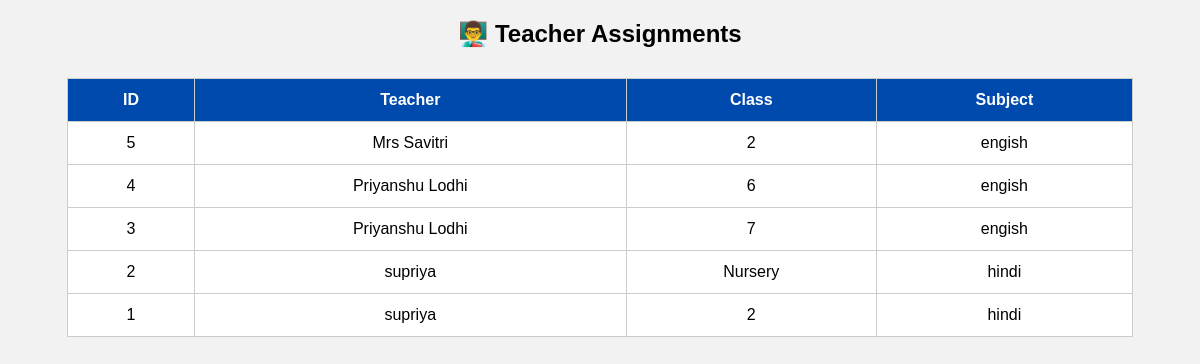
/view-assignments.php, run on the app's committed database.
### tables this page shows
CREATE TABLE `teacher_assignments` (
  `id` int(11) NOT NULL,
  `teacher_id` int(11) NOT NULL,
  `class` varchar(20) NOT NULL,
  `subject_id` int(11) NOT NULL,
  `is_class_teacher` tinyint(1) NOT NULL DEFAULT '0'
);

CREATE TABLE `teachers` (
  `id` int(11) NOT NULL,
  `name` varchar(100) DEFAULT NULL,
  `subject` varchar(100) DEFAULT NULL,
  `mobile` varchar(15) DEFAULT NULL,
  `email` varchar(100) DEFAULT NULL,
  `password` varchar(100) DEFAULT NULL
);

CREATE TABLE `subjects` (
  `id` int(11) NOT NULL,
  `subject_name` varchar(100) DEFAULT NULL,
  `subject_code` varchar(50) DEFAULT NULL
);

### view-assignments.php (the view, shortened to what this page needs)
<?php
include "connection.php";
$sql = "SELECT
            teacher_assignments.id,
            teachers.name AS teacher_name,
            teacher_assignments.class,
            subjects.subject_name
        FROM teacher_assignments
        JOIN teachers
        ON teacher_assignments.teacher_id = teachers.id
        JOIN subjects
        ON teacher_assignments.subject_id = subjects.id
        ORDER BY teacher_assignments.id DESC";
$result = mysqli_query($conn, $sql);
?>
<!DOCTYPE html>
<html>
<head>
</head>
<body>
<h2>👨‍🏫 Teacher Assignments</h2>
<table>
<tr>
    <th>ID</th>
    <th>Teacher</th>
    <th>Class</th>
    <th>Subject</th>
</tr>
<?php
while($row = mysqli_fetch_assoc($result))
{
?>
<tr>
<td>
<?php echo $row['id']; ?>
</td>
<td>
<?php echo $row['teacher_name']; ?>
</td>
<td>
<?php echo $row['class']; ?>
</td>
<td>
<?php echo $row['subject_name']; ?>
</td>
</tr>
<?php
}
?>
</table>
</body>
</html>

### view-assignments.php (style rules this page uses)
body { font-family:Arial; background:#f2f2f2; }
h2 { text-align:center; }
table { width:90%; margin:30px auto; border-collapse:collapse; background:white; }
th,td { border:1px solid #ccc; padding:12px; text-align:center; }
th { background:#004aad; color:white; }

### data on the page
teacher_assignments: id "5", teacher.name "Mrs Savitri", class "2", subject.subject_name "engish"
teacher_assignments: id "4", teacher.name "Priyanshu Lodhi", class "6", subject.subject_name "engish"
teacher_assignments: id "3", teacher.name "Priyanshu Lodhi", class "7", subject.subject_name "engish"
teacher_assignments: id "2", teacher.name "supriya", class "Nursery", subject.subject_name "hindi"
teacher_assignments: id "1", teacher.name "supriya", class "2", subject.subject_name "hindi"
